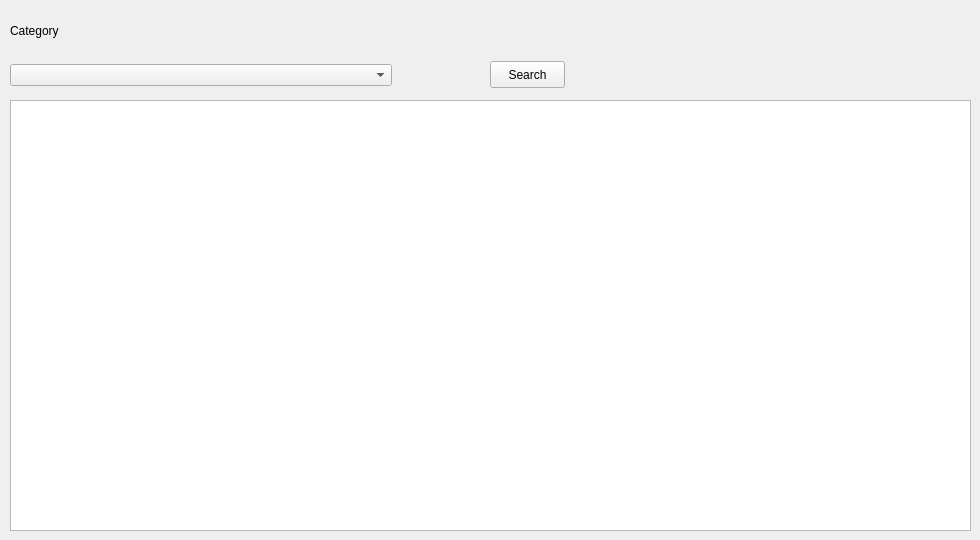
     <widget class="QWidget" name="Category">
      <widget class="QLabel" name="label_5">
       <property name="geometry">
        <rect>
         <x>10</x>
         <y>20</y>
         <width>121</width>
         <height>21</height>
        </rect>
       </property>
       <property name="styleSheet">
        <string notr="true">font: 12pt &quot;MS Shell Dlg 2&quot;;</string>
       </property>
       <property name="text">
        <string>Category</string>
       </property>
      </widget>
      <widget class="QComboBox" name="categoryCombobox">
       <property name="geometry">
        <rect>
         <x>10</x>
         <y>64</y>
         <width>382</width>
         <height>22</height>
        </rect>
       </property>
      </widget>
      <widget class="QTableWidget" name="categoriesTable">
       <property name="geometry">
        <rect>
         <x>10</x>
         <y>100</y>
         <width>961</width>
         <height>431</height>
        </rect>
       </property>
       <property name="sizePolicy">
        <sizepolicy hsizetype="Expanding" vsizetype="Fixed">
         <horstretch>0</horstretch>
         <verstretch>0</verstretch>
        </sizepolicy>
       </property>
       <property name="sizeAdjustPolicy">
        <enum>QAbstractScrollArea::AdjustToContents</enum>
       </property>
       <attribute name="horizontalHeaderVisible">
        <bool>false</bool>
       </attribute>
       <attribute name="verticalHeaderVisible">
        <bool>false</bool>
       </attribute>
      </widget>
      <widget class="QPushButton" name="categorySearchBtn">
       <property name="geometry">
        <rect>
         <x>490</x>
         <y>61</y>
         <width>75</width>
         <height>27</height>
        </rect>
       </property>
       <property name="text">
        <string>Search</string>
       </property>
      </widget>
     </widget>
